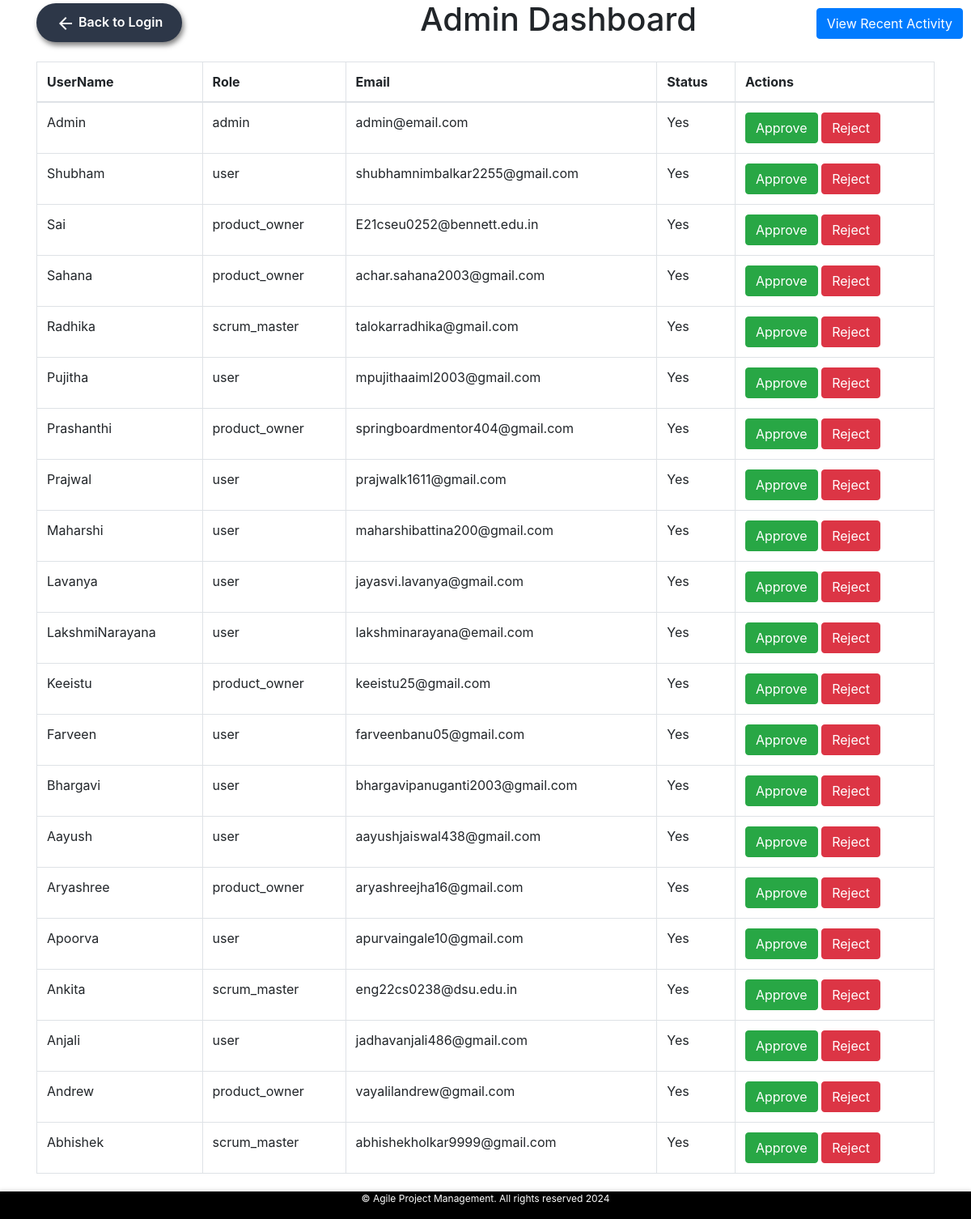
The page /admin on the database its author committed.
### tables this page shows
CREATE TABLE Users (
        UserID INT PRIMARY KEY,
        UserName VARCHAR(100),
        Password VARCHAR(50),
        Email VARCHAR(100),
        ApprovalStatus VARCHAR(5) DEFAULT 'No',
        Role VARCHAR(5) DEFAULT 'User',
        ImagePath VARCHAR(255)
    );

### app.py (the view, shortened to what this page needs)
@app.route('/admin', methods=['GET', 'POST'])
def admin_dashboard():
    db = get_db()
    users = db.execute("SELECT * FROM Users").fetchall()
    return render_template('admin_dashboard.html', users=users)

### app.py (called while the page is built)
def get_db():
    db = getattr(g, '_database', None)
    if db is None:
        db = g._database = sqlite3.connect(DATABASE)
        db.row_factory = sqlite3.Row
        db.execute('PRAGMA journal_mode=WAL;')  # Enable WAL mode
    return db

@app.teardown_appcontext
def close_connection(exception):
    db = getattr(g, '_database', None)
    if db is not None:
        db.close()

@app.before_request
def set_user_role():
    session['user_role'] = session.get('user_role', 'user')
    session['user_name'] = session.get('user_name', 'Guest')

### templates/admin_dashboard.html (shortened to what this page needs)
<!DOCTYPE html>
<html lang="en">
<head>
    <link rel="stylesheet" href="https://maxcdn.bootstrapcdn.com/bootstrap/4.0.0/css/bootstrap.min.css">
</head>
<body>
    <div class="container">
        <header class="header">
            <div id="header-content">
                <a href="{{ url_for('login') }}" class="back-to-login">
                    <i class="material-icons" style="vertical-align: middle;">arrow_back</i>
                    Back to Login
                </a>
                <h1 id="title_text">Admin Dashboard</h1>
            </div>
            <a href="{{ url_for('admin_index') }}" class="btn btn-primary" style="position: absolute; top: 10px; right: 10px;">
                View Recent Activity
            </a>
        </header>
        <table class="table table-bordered">
            <thead>
                <tr>
                    <th>UserName</th>
                    <th>Role</th>
                    <th>Email</th>
                    <th>Status</th>
                    <th>Actions</th>
                </tr>
            </thead>
            <tbody>
                {% for user in users %}
                <tr>
                    <td>{{ user.UserName }}</td>
                    <td>{{ user.Role }}</td>
                    <td>{{ user.Email }}</td>
                    <td>{{ user.ApprovalStatus }}</td>
                    <td>
                        <form method="POST" action="{{ url_for('admin_dashboard') }}">
                            <button type="submit" name="action" value="approve" class="btn btn-success">Approve</button>
                            <button type="submit" name="action" value="reject" class="btn btn-danger">Reject</button>
                        </form>
                    </td>
                </tr>
                {% endfor %}
            </tbody>
        </table>
    </div>
    <footer>
        <div class="footer-content">
            <p>&copy; Agile Project Management. All rights reserved 2024</p>
        </div>
    </footer>
</body>
</html>

### templates/admin_dashboard.html (style rules this page uses)
body { display: flex; justify-content: center; align-items: center; min-height: 100vh; }
.container { padding-bottom: 5vh; }
#header-content { display: flex; align-items: center; justify-content: space-between; width: 100%; margin-bottom: 20px; }
#title_text { flex-grow: 1; text-align: center; }
.back-to-login { font-size: 1rem; font-weight: 600; color: #fff; text-decoration: none; padding: 0.7rem 1.5rem; border-radius: 25px; background-color: #2d3748; box-shadow: 2px 4px 6px rgba(0, 0, 0, 0.5); transition: transform 0.2s ease, background-color 0.2s ease; }
footer { background-color: black; color: #fff; text-align: center; position: fixed; bottom: 0; width: 100%; box-shadow: 0 -2px 5px rgba(0, 0, 0, 0.1); font-size: 12px; }

### rows shown on the page
Users: UserName "Admin", Role "admin", Email "admin@email.com", ApprovalStatus "Yes"
Users: UserName "Shubham", Role "user", Email "shubhamnimbalkar2255@gmail.com", ApprovalStatus "Yes"
Users: UserName "Sai", Role "product_owner", Email "E21cseu0252@bennett.edu.in", ApprovalStatus "Yes"
Users: UserName "Sahana", Role "product_owner", Email "achar.sahana2003@gmail.com", ApprovalStatus "Yes"
Users: UserName "Radhika", Role "scrum_master", Email "talokarradhika@gmail.com", ApprovalStatus "Yes"
Users: UserName "Pujitha", Role "user", Email "mpujithaaiml2003@gmail.com", ApprovalStatus "Yes"
Users: UserName "Prashanthi", Role "product_owner", Email "springboardmentor404@gmail.com", ApprovalStatus "Yes"
Users: UserName "Prajwal", Role "user", Email "prajwalk1611@gmail.com", ApprovalStatus "Yes"
Users: UserName "Maharshi", Role "user", Email "maharshibattina200@gmail.com", ApprovalStatus "Yes"
Users: UserName "Lavanya", Role "user", Email "jayasvi.lavanya@gmail.com", ApprovalStatus "Yes"
Users: UserName "LakshmiNarayana", Role "user", Email "lakshminarayana@email.com", ApprovalStatus "Yes"
Users: UserName "Keeistu", Role "product_owner", Email "keeistu25@gmail.com", ApprovalStatus "Yes"
Users: UserName "Farveen", Role "user", Email "farveenbanu05@gmail.com", ApprovalStatus "Yes"
Users: UserName "Bhargavi", Role "user", Email "bhargavipanuganti2003@gmail.com", ApprovalStatus "Yes"
Users: UserName "Aayush", Role "user", Email "aayushjaiswal438@gmail.com", ApprovalStatus "Yes"
Users: UserName "Aryashree", Role "product_owner", Email "aryashreejha16@gmail.com", ApprovalStatus "Yes"
Users: UserName "Apoorva", Role "user", Email "apurvaingale10@gmail.com", ApprovalStatus "Yes"
Users: UserName "Ankita", Role "scrum_master", Email "eng22cs0238@dsu.edu.in", ApprovalStatus "Yes"
Users: UserName "Anjali", Role "user", Email "jadhavanjali486@gmail.com", ApprovalStatus "Yes"
Users: UserName "Andrew", Role "product_owner", Email "vayalilandrew@gmail.com", ApprovalStatus "Yes"
Users: UserName "Abhishek", Role "scrum_master", Email "abhishekholkar9999@gmail.com", ApprovalStatus "Yes"
